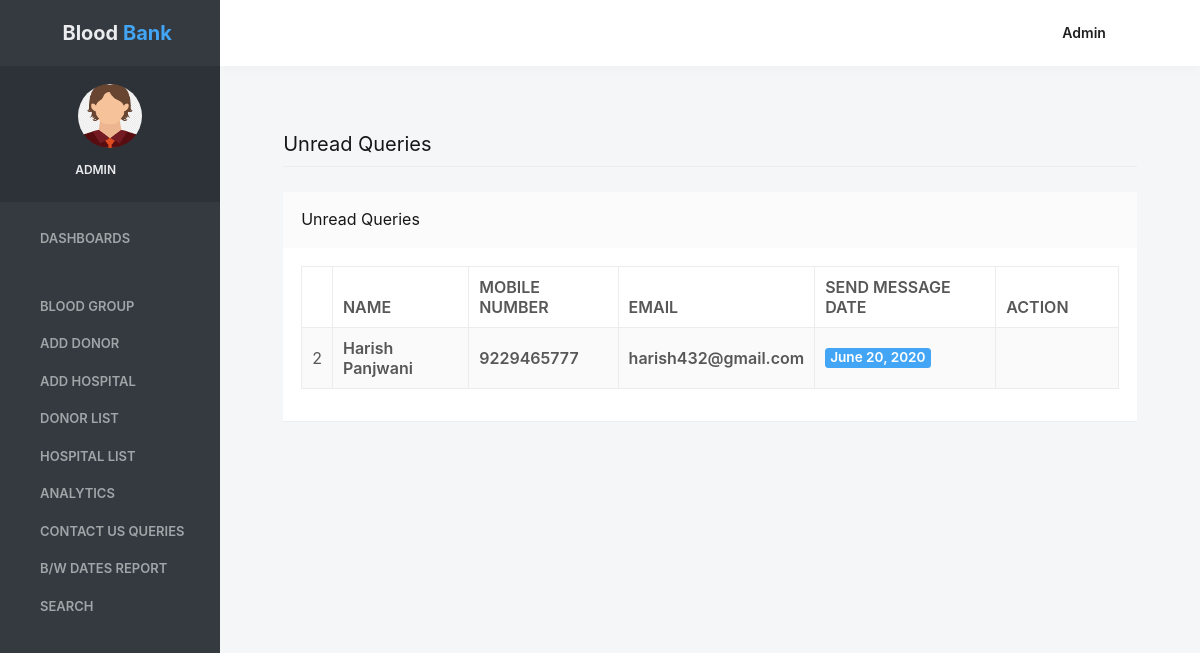
Before: /unread_queries (signed in) with the older database file.
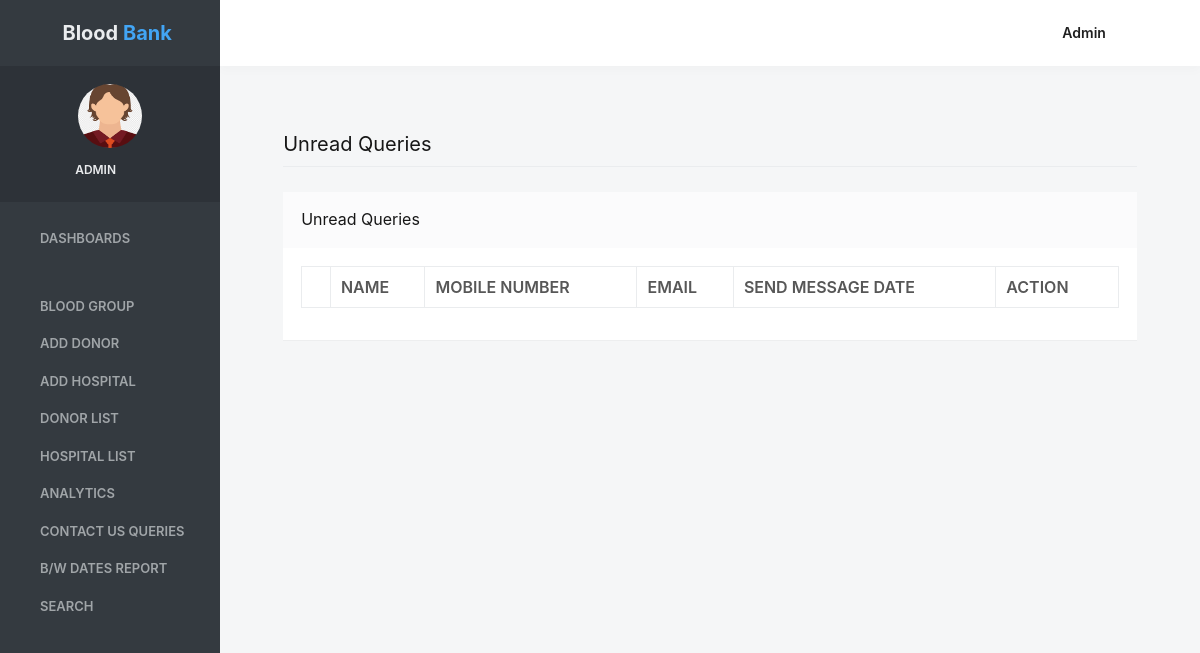
After: the same page with the newer database file.
### bloodbank/models.py (models this page shows, shortened)
class Contact(models.Model):
    name = models.CharField(max_length=50)
    contact = models.CharField(max_length=15)
    emailid = models.CharField(max_length=40)
    message = models.CharField(max_length=300)
    mdate = models.DateField()
    isread = models.CharField(max_length=10)

### bloodbank/views.py (the view)
# urls.py: path('unread_queries', unread_queries, name='unread_queries'),
def unread_queries(request):
    if not request.user.is_authenticated:
        return redirect('login')
    contact = Contact.objects.all()
    d = {'contact': contact}
    return render(request, 'unread_queries.html', d)

### bloodbank/templates/unread_queries.html (shortened to what this page needs)
{% load static %}
{% block body %}
<html lang="en" class="no-focus">
    <head>
        <link rel="stylesheet" href="{% static 'adminassets/js/plugins/datatables/dataTables.bootstrap4.min.css' %}">
        <link rel="stylesheet" id="css-main" href="{% static 'adminassets/css/codebase.min.css' %}">
    </head>
    <body>
        <div id="page-container" class="sidebar-o sidebar-inverse side-scroll page-header-fixed main-content-narrow">
            {% include 'sidebar.html' %}
            {% include 'admin_nav.html' %}
            <main id="main-container">
                <div class="content">
                    <h2 class="content-heading">Unread Queries</h2>
                    <div class="block">
                        <div class="block-header block-header-default">
                            <h3 class="block-title">Unread Queries</h3>
                        </div>
                        <div class="block-content block-content-full">
                            <table class="table table-bordered table-striped table-vcenter js-dataTable-full-pagination">
                                <thead>
                                    <tr>
                                        <th class="text-center"></th>
                                        <th class="d-none d-sm-table-cell">Name</th>
                                        <th class="d-none d-sm-table-cell">Mobile Number</th>
                                        <th class="d-none d-sm-table-cell">Email</th>
                                        <th class="d-none d-sm-table-cell">Send Message Date</th>
                                        <th class="d-none d-sm-table-cell" style="width: 15%;">Action</th>
                                       </tr>
                                </thead>
                                <tbody>
{% for i in contact %}
   {% if i.isread == "no" %}
                                    <tr>
                                        <td class="text-center">{{forloop.counter}}</td>
                                        <td class="font-w600">{{i.name}}</td>
                                        <td class="font-w600">{{i.contact}}</td>
                                        <td class="font-w600">{{i.emailid}}</td>
                                        <td class="font-w600">
                                            <span class="badge badge-primary">{{i.mdate}}</span>
                                        </td>
                                         <td class="d-none d-sm-table-cell"><a href="{% url 'view_queries' i.id %}"><i class="fa fa-eye" aria-hidden="true"></i></a></td>
                                    </tr>
    {% endif %}
 {% endfor %}
                                </tbody>
                            </table>
                        </div>
                    </div>
                </div>
            </main>
        </div>
    </body>
</html>
{% endblock %}

Changed rows visible on the page:
removed Contact: name "Harish Panjwani", contact "9229465777", emailid "harish432@gmail.com", mdate "June 20, 2020"
